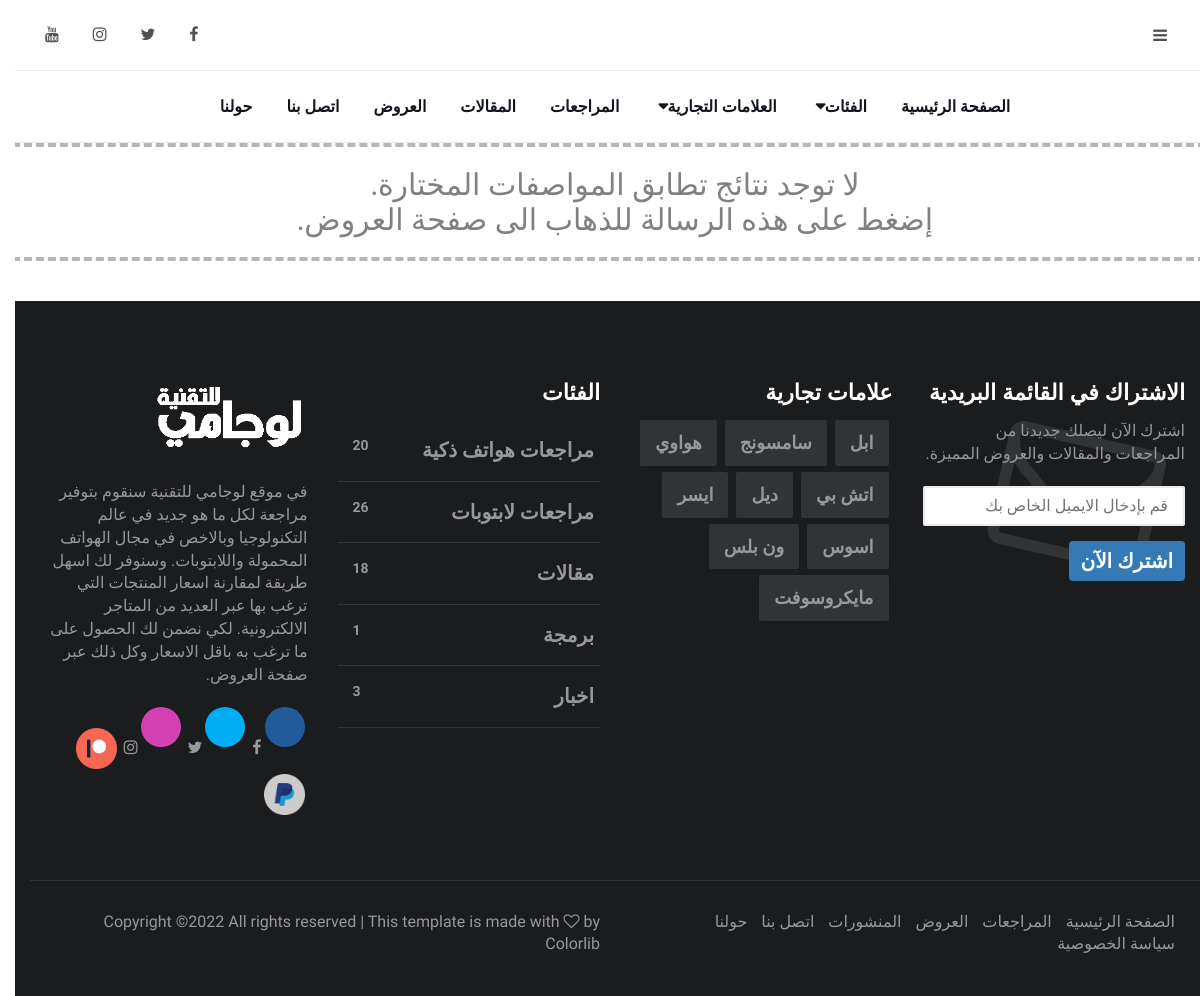
The page /checkOffers/ (signed in) on the database its author committed.
### database_setup.py (models this page shows, shortened)
class Brands(db.Model):
    __tablename__ = 'brands'
    id = db.Column(db.Integer, primary_key=True)
    name = db.Column(db.String(50), unique=True)
    name_ar = db.Column(db.String(50), unique=True)
    image = db.Column(db.String(100))
    cover = db.Column(db.String(100))

### app.py (the view)
@app.route("/checkOffers/", methods=['GET', 'POST'])
@login_required
def checkOffers():
    all_categories = Categories.query.all()
    all_brands = Brands.query.all()
    phone_reviews = Reviews.query.filter_by(category_id=1).order_by(Reviews.publish_date.desc()).limit(3).all()
    laptop_reviews = Reviews.query.filter_by(category_id=3).order_by(Reviews.publish_date.desc()).limit(3).all()
    first_posts = Posts.query.filter_by(post_type_id=1).order_by(Posts.publish_date.desc()).limit(4).all()
    second_posts = Posts.query.filter_by(post_type_id=2).order_by(Posts.publish_date.desc()).limit(4).all()
    third_posts = Posts.query.filter_by(post_type_id=3).order_by(Posts.publish_date.desc()).limit(4).all()
    number_articals = len(Posts.query.filter_by(post_type_id=2).all())
    number_news = len(Posts.query.filter_by(post_type_id=1).all())
    number_programming = len(Posts.query.filter_by(post_type_id=3).all())
    number_phones = len(Reviews.query.filter_by(category_id=1).all())
    number_laptops = len(Reviews.query.filter_by(category_id=3).all())
    all_colors = Colors.query.all()
    all_storages = Storage_Space.query.all()
    all_reviews = Reviews.query.all()
    all_markets = Markets.query.all()
    page = request.form.get('page', 1, type=int)
    all_offers = Offers.query.filter(Offers.checked.isnot('True')).order_by(Offers.id.desc()).paginate(page=page, per_page=12)
    return render_template('checkOffers.html', title="تحديث بيانات العروض | لوجامي للتقنية",
                            all_brands=all_brands, all_categories=all_categories,
                            all_markets=all_markets, all_reviews=all_reviews,
                            all_colors=all_colors, all_storages=all_storages,
                            all_offers=all_offers, float=float, int=int,
                            round=round, Markets=Markets,
                            Post_Types=Post_Types, phone_reviews=phone_reviews,
                            laptop_reviews=laptop_reviews, first_posts=first_posts,
                            second_posts=second_posts, third_posts=third_posts,
                            number_articals=number_articals, number_news=number_news,
                            number_programming=number_programming, number_phones=number_phones,
                            number_laptops=number_laptops, Users=Users, Categories=Categories)

### templates/checkOffers.html (shortened to what this page needs)
{% extends "layout.html" %}
{% block body %}
<div class="">
    <form action="{{url_for('checkOffers')}}" method="POST" enctype="multipart/form-data" class="search-box mt-5" >
    <div class="row">
      <div class=" col-12 mb-5 bg-white div pt-5">
        {% if all_offers.items %}
            <div style="display: -ms-flexbox; display: flex; -ms-flex-wrap: wrap; flex-wrap: wrap; margin-bottom: 30px;">
              {% for offer in all_offers.items %}
              <div class="card col-md-4" style="box-shadow: 0 4px 8px 0 rgba(0, 0, 0, 0.2); max-width: 200px; margin: auto; text-align: center; font-family: arial; margin-bottom: 30px;">
                <div style="height: 200px; width:100%; background:no-repeat center /contain url('{{ offer.image }}');"></div>
                <h4 style="display: block; /* or inline-block */ text-overflow: ellipsis; word-wrap: break-word; overflow: hidden; max-height: 4.5em; line-height: 1.5em">{{ offer.name_ar }}</h4>
                {% if checkbox_currencies %}
                              <p class="price" style="color: grey; font-size: 22px; color: #007bff; font-weight: bold;" dir="ltr">{{ "{:,.2f}".format(round(float(offer.price) * selected_currency.amount,2))}} {{ selected_currency.abbreviated }}</p>
                            {% else %}
                              <p class="price" style="color: grey; font-size: 22px; color: #007bff; font-weight: bold;" dir="ltr">{{ "{:,.2f}".format(round(float(offer.price),2)) }} SAR</p>
                            {% endif %}
                <img src="{{url_for('static', filename='%s' % (Markets.query.filter_by(id=offer.market_id).one()).square)}}" style="-ms-flex: 0 0 100%; flex: 0 0 100%; max-width: 70%; margin: -10px 0 15px;">
                <p><a href="{{ offer.url }}" style=" border: none; outline: 0; padding: 12px; color: white; background-color: #02ce59; text-align: center; cursor: pointer; width: 100%; font-size: 22px; font-weight: bold" target="_blank">اشتري الآن</a></p>
                {% if current_user.is_authenticated %}
                            {% if current_user.edit_offer == 'True' %}
                              <a class="btn btn-info mb-2" href="{{url_for('editOffer', offer_id=offer.id)}}" dir="rtl">تعديل <span class="oi oi-pencil"></span></a>
                            {% endif %}
                          {% endif %}
                          {% if current_user.is_authenticated %}
                            {% if current_user.delete_offer == 'True' %}
                              <a class="btn btn-danger mb-2" href="{{url_for('deleteOffer', offer_id=offer.id)}}" dir="rtl">حذف <span class="oi oi-x"></span></a>
                            {% endif %}
                          {% endif %}
              </div>
              {% endfor %}
            </div>
            <div class="section-row loadmore text-center">
            <div class="row d-flex justify-content-center" style="font-size: 10px;">
                    <div class="col-md-6" style="text-align: center;">
                      <button class="btn btn-outline-primary mb-4" name="page" value="1" style="font-size: 12px;"><<</button>
                                  {% for page_num in all_offers.iter_pages(left_edge=1, right_edge=1, left_current=2, right_current=3) %}
                        {% if page_num %}
                          {% if all_offers.page == page_num %}
                            <button class="btn btn-primary mb-4" name="page" value="{{page_num}}" style="font-size: 12px;">{{page_num}}</button>
                          {% else %}
                            <button class="btn btn-outline-primary mb-4" name="page" value="{{page_num}}" style="font-size: 12px;">{{page_num}}</button>
                          {% endif %}
                        {% else %}
                            ...
                        {% endif %}
                      {% endfor %}
                                 <button class="btn btn-outline-primary mb-4" name="page" value="{{all_offers.pages}}" style="font-size: 12px;">>></button>
                    </div>
                  </div>
            </div>
          {% else %}
          <a href="{{url_for('offers')}}" class="text-center" style="background: #EEE; margin-top: 50px;" dir="rtl">
                    <div class="p-4" style="width: 100%; border: 4px dashed #b6b6b6; font: 30px bold; color: gray; padding: 20px;">
                      لا توجد نتائج تطابق المواصفات المختارة.<br>إضغط على هذه الرسالة للذهاب الى صفحة العروض.
                    </div>
                  </a>
          {% endif %}
    </div>
</div>
{% endblock %}

### templates/layout.html (shortened to what this page needs)
<!DOCTYPE html>
<html lang="en" dir="rtl">
<head>
	<link rel="stylesheet" href="https://cdnjs.cloudflare.com/ajax/libs/bootstrap-select/1.13.1/css/bootstrap-select.min.css">
	<link type="text/css" rel="stylesheet" href="{{url_for('static', filename='css/bootstrap.min.css')}}" />
	<link rel="stylesheet" href="{{url_for('static', filename='css/font-awesome.min.css')}}">
	<link type="text/css" rel="stylesheet" href="{{url_for('static', filename='css/style.css')}}" />
</head>
<body>
	<header id="header">
		<div id="nav">
			<div id="nav-top">
				<div class="container">
					<ul class="nav-social">
						<li><a href="https://www.facebook.com/LogamyTech/" target="_blank"><li class="fa fa-facebook"></li></a></li>
						<li><a href="https://twitter.com/LogamyTech/" target="_blank"><li class="fa fa-twitter"></li></a></li>
						<li><a href="https://instagram.com/LogamyTech/" target="_blank"><li class="fa fa-instagram"></li></a></li>
						<li><a href="https://www.youtube.com/channel/UCLIpr82f48yYeTFVoW-FJfw" target="_blank"><li class="fa fa-youtube"></li></a></li>
					</ul>
					<div class="nav-logo">
						<a href="{{url_for('homepage')}}" class="logo"><img src="{{url_for('static', filename='Thelogo2.png')}}" alt="{{ title }}" style="max-width: 170px"></a>
					</div>
					<div class="nav-btns">
						<button class="aside-btn"><li class="fa fa-bars"></li></button>
					</div>
				</div>
			</div>
			<div id="nav-bottom">
				<div class="container">
					<ul class="nav-menu active">
						<li><a href="{{url_for('homepage')}}">الصفحة الرئيسية</a></li>
						<li class="has-dropdown megamenu">
							<a style="cursor: pointer;">الفئات</a>
						</li>
						<li class="has-dropdown">
							<a style="cursor: pointer;">العلامات التجارية</a>
						</li>
						<li><a href="{{url_for('reviews')}}">المراجعات</a></li>
						<li><a href="{{url_for('posts')}}">المقالات</a></li>
						<li><a href="{{url_for('offers')}}">العروض</a></li>
						<li><a href="{{url_for('contact')}}">اتصل بنا</a></li>
						<li><a href="{{url_for('about')}}">حولنا</a></li>
					</ul>
				</div>
			</div>
		</div>
	</header>
		{% block body %}{% endblock %}
	<footer id="footer">
		<div class="container">
			<div class="row">
				<div class="col-md-3">
					<div class="footer-widget">
						<div class="footer-logo">
							<a href="{{url_for('homepage')}}" class="logo"><img src="{{url_for('static', filename='Thelogo2.png')}}" alt="" style="max-height: 70px;"></a>
						</div>
						<p>في موقع لوجامي للتقنية سنقوم بتوفير مراجعة لكل ما هو جديد في عالم التكنولوجيا وبالاخص في مجال الهواتف المحمولة واللابتوبات.
وسنوفر لك اسهل طريقة لمقارنة اسعار المنتجات التي ترغب بها عبر العديد من المتاجر الالكترونية. لكي نضمن لك الحصول على ما ترغب به باقل الاسعار وكل ذلك عبر صفحة العروض.</p>
						<ul class="contact-social">
							<li><a href="https://www.facebook.com/LogamyTech/" target="_blank" class="facebook"><li class="fa fa-facebook"></li></a></li>
							<li><a href="https://twitter.com/LogamyTech/" target="_blank" class="twitter"><li class="fa fa-twitter"></li></a></li>
							<li><a href="https://instagram.com/LogamyTech/" target="_blank" class="instagram"><li class="fa fa-instagram"></li></a></li>
							<li><a href="https://www.patreon.com/bePatron?u=35819333" target="_blank"><img src="{{url_for('static', filename='logos/Patreon.png')}}" style="width: 41px; height: 41px;"></a></li>
							<li><a href="https://www.paypal.me/LogamyTech" target="_blank"><img src="{{url_for('static', filename='logos/Paypal.png')}}" style="width: 41px; height: 41px;"></li></a></li>
						</ul>
					</div>
				</div>
				<div class="col-md-3">
					<div class="footer-widget">
						<h3 class="footer-title" style="font-size: 22px;">الفئات</h3>
						<div class="category-widget">
							<ul>
								<li><a href="#"><form action="{{url_for('reviews', checkbox_categories=checkbox_categories, checkbox_brands=checkbox_brands)}}" method="POST" enctype="multipart/form-data" style="display: inline-block;"><button name="Category" type="submit" value="1" style="font-size: 20px; background: none; border:none; font-weight: bold;">مراجعات هواتف ذكية</button></form><span style="display: inline-block; float: left;">{{number_phones}}</span></a></li>
								<li><a href="#"><form action="{{url_for('reviews', checkbox_categories=checkbox_categories, checkbox_brands=checkbox_brands)}}" method="POST" enctype="multipart/form-data" style="display: inline-block;"><button name="Category" type="submit" value="3" style="font-size: 20px; background: none; border:none; font-weight: bold;">مراجعات لابتوبات</button></form><span style="display: inline-block; float: left;">{{number_laptops}}</span></a></li>
								<li><a href="#"><form action="{{url_for('posts', checkbox_post_types=checkbox_post_types)}}" method="POST" enctype="multipart/form-data" style="display: inline-block;"><button name="Post_Type" type="submit" value="2" style="font-size: 20px; background: none; border:none; font-weight: bold;">مقالات</button></form><span style="display: inline-block; float: left;">{{number_articals}}</span></a></li>
								<li><a href="#"><form action="{{url_for('posts', checkbox_post_types=checkbox_post_types)}}" method="POST" enctype="multipart/form-data" style="display: inline-block;"><button name="Post_Type" type="submit" value="3" style="font-size: 20px; background: none; border:none; font-weight: bold;">برمجة</button></form><span style="display: inline-block; float: left;">{{number_programming}}</span></a></li>
								<li><a href="#"><form action="{{url_for('posts', checkbox_post_types=checkbox_post_types)}}" method="POST" enctype="multipart/form-data" style="display: inline-block;"><button name="Post_Type" type="submit" value="1" style="font-size: 20px; background: none; border:none; font-weight: bold;">اخبار</button></form><span style="display: inline-block; float: left;">{{number_news}}</span></a></li>
							</ul>
						</div>
					</div>
				</div>
				<div class="col-md-3">
					<div class="footer-widget">
						<h3 class="footer-title" style="font-size: 22px;">علامات تجارية</h3>
						<div class="tags-widget">
							<ul>
								{% for brand in all_brands %}
									<li><a href="{{url_for('showBrand', brand_id=brand.id, brand_url='%s' % brand.name_ar.replace(' ','_'))}}" style="font-size: 18px;">{{brand.name_ar}}</a></li>
								{% endfor %}
							</ul>
						</div>
					</div>
				</div>
				<div class="col-md-3">
					<div class="footer-widget">
						<h3 class="footer-title" style="font-size: 22px;">الاشتراك في القائمة البريدية</h3>
						<div class="newsletter-widget">
							<form action="{{url_for('mailList')}}" method="POST" enctype="multipart/form-data">
								<p>اشترك الآن ليصلك جديدنا من المراجعات والمقالات والعروض المميزة.</p>
								<input class="input" type="email" name="email" placeholder="قم بإدخال الايميل الخاص بك">
								<button class="btn btn-primary" type="submit" style="font-size: 20px; border:none; font-weight: bold;">اشترك الآن</button>
							</form>
						</div>
					</div>
				</div>
			</div>
			<div class="footer-bottom row" >
				<div class="col-md-6 col-md-push-6">
					<ul class="footer-nav">
						<li><a href="{{url_for('homepage')}}">الصفحة الرئيسية</a></li>
						<li><a href="{{url_for('reviews')}}">المراجعات</a></li>
						<li><a href="{{url_for('offers')}}">العروض</a></li>
						<li><a href="{{url_for('posts')}}">المنشورات</a></li>
						<li><a href="{{url_for('contact')}}">اتصل بنا</a></li>
						<li><a href="{{url_for('about')}}">حولنا</a></li>
						<li><a href="{{url_for('privacyPolicy')}}">سياسة الخصوصية</a></li>
					</ul>
				</div>
				<div class="col-md-6 col-md-pull-6">
					<div class="footer-copyright">
Copyright &copy;<script>document.write(new Date().getFullYear());</script> All rights reserved | This template is made with <li class="fa fa-heart-o" aria-hidden="true"></li> by <a href="https://colorlib.com" target="_blank">Colorlib</a>
					</div>
				</div>
			</div>
		</div>
	</footer>
</body>
</html>

### rows shown on the page
Brands: name_ar "ابل"
Brands: name_ar "سامسونج"
Brands: name_ar "هواوي"
Brands: name_ar "اتش بي"
Brands: name_ar "ديل"
Brands: name_ar "ايسر"
Brands: name_ar "اسوس"
Brands: name_ar "ون بلس"
Brands: name_ar "مايكروسوفت"

### other values the page prints
{{ number_phones }} "20"
{{ number_laptops }} "26"
{{ number_articals }} "18"
